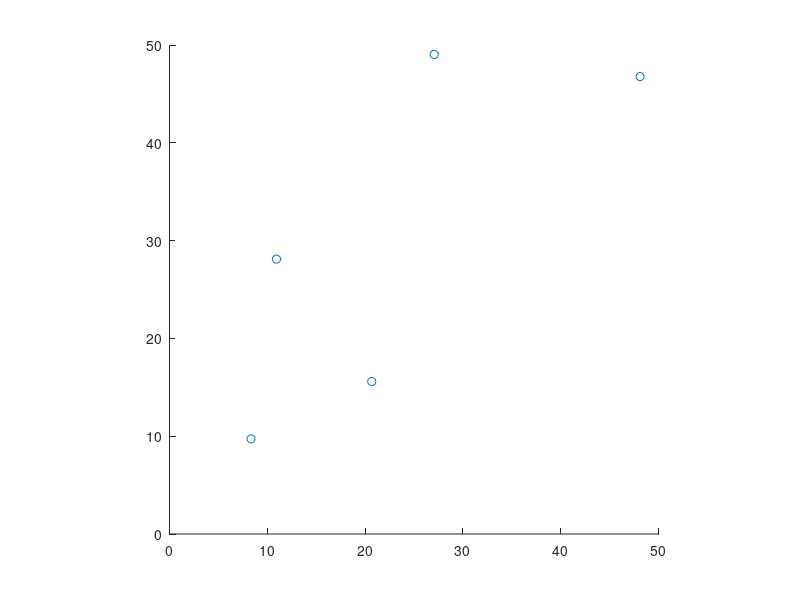

Recreate this plot in MATLAB. (Note: this script raises an error after producing the figure.)
clear; close all; clc;

n = 5; %nb agents
nb_steps = realmax;%4000; %nb of steps
dt = 1;
v = 1; %Speed: Step size of v*dt
square_size = 50; %Size of the square for rand uniform initalisation [0,square_size]x[0,square_size]
nb_trials = 1000; %Number of runs of the algorithms (nb of rand initialisations and then run the algo on it)

limited_range = nan; %limited range. Nan if none
%limited_range = 0.1; %limited range. Nan if none

compute_circle = true; %Computes the enclosing circle
early_stop_convergence = compute_circle & true; %Stop if we have converged in a circle of radius delta_blind

disp_realTime = false; %Shows real time progress
save_video = false; %Saves the video

save_conv_time_to_file = compute_circle & false; %Save the first time to convergence in txt file

%Memory of position or r display is not compatible with parfoor loop
nb_steps_mod_memory = 50; %We memorise the position of the agents on the convex hull every nb_steps_mod_memory steps (starting at 1)
memorise_pos_display = (nb_steps < realmax) & false; %Memorises the position of the agents on the convex hull ever nb_steps_mod_memory steps (for display purposes)
memorise_r_display = (nb_steps < realmax) & compute_circle & false; %Memorises the radius of the enclosing circle of the agents at every step (for display purposes)

FPS = 10; %Nb frames per second for saved video

%seed = 42;
%rng(seed); %Random seed


if save_conv_time_to_file
    fname_conv = ['res/conv_time/conv_time_n_',num2str(n),'_square_size_',num2str(square_size),'_nb_steps_',num2str(nb_steps),'_dt_',num2str(dt),'_v_',num2str(v),'.txt'];
    fileID = fopen(fname_conv,'a');
end


%%%%%%%%% %For parfor
t_conv = zeros(nb_trials,1);
%%%%%%%%%


for trial = 1:nb_trials %Compatible with memory of pos and r display
%parfor trial = 1:nb_trials %Not compatible with memory of pos and r display
    fprintf("Trial %d/%d...",trial,nb_trials);
    
    tic
    
    if save_video
        if isnan(limited_range)
            outputVideo = VideoWriter(['ants_randomHalfPlaneSensor_memoryNone_discrete_not_limited_n_',num2str(n),'_nb_steps_',num2str(nb_steps),'_dt_',num2str(dt),'_v_',num2str(v),'.avi']);
        else
            outputVideo = VideoWriter(['ants_randomHalfPlaneSensor_memoryNone_discrete_limited_range_',num2str(limited_range),'_n_',num2str(n),'_nb_steps_',num2str(nb_steps),'_dt_',num2str(dt),'_v_',num2str(v),'.avi']);
        end
        outputVideo.FrameRate = FPS;
        open(outputVideo)
    end
    
    p_0 = rand(2,n)*square_size; %Initial positions
    
    p = p_0;
    
    scatter(p(1,:),p(2,:));
    axis equal
    xlim([0,square_size])
    ylim([0,square_size])
    
    
    if memorise_pos_display
        nb_memories = floor(nb_steps/nb_steps_mod_memory)+1; %+1 to keep the initial one and after the n updates
        p_memories = cell(1,nb_memories+1);  
        for memory_idx = 1:nb_memories
            p_memories{memory_idx} = nan(2,n);
        end
        p_memories{1} = p;
    end
    
    if memorise_r_display
        r_memories_all = nan(1,nb_steps+1); %+1 since we want the initial r and after the the nb_steps updates of r (thus nb_steps+1)
        [~,~,r] = SmallestEnclosingCircle(p(1,:),p(2,:));
        r_memories_all(1) = r;
    end
    
    
    for step = 1:nb_steps
        %fprintf("step = %d\n",step);
        %if mod(step,100) ==0
        %    fprintf("\t step = %d\n",step);
        %end
        alpha = rand(1,n)*2*pi; %Random direction: the opposite of the movement
        
        p_next = p;
        for i = 1:n
            dir_i = p(:,i) - [p(:,1:i-1),p(:,i+1:end)]; %Vectors to other agents
            dists_i = sqrt(sum(dir_i.^2,1)); %Distances to other agents
            u_i = dir_i./dists_i; %Unit vectors to other agents
            
            u_alpha = [cos(alpha(i));sin(alpha(i))]; %Opposite of potential speed vector of agent i
            v_i = -u_alpha*v;
            
            scal_i = sum(u_alpha.*u_i,1); %Scalar products of u_alpha and u_i
            
            visible_i = [];
            if isnan(limited_range) %No limit to range
                visible_i = scal_i <= 0;
            elseif limited_range>0 %Finite limit to range
                visible_i = scal_i <= 0 & dists_i <= limited_range;
            else
                error("The parameter range should be either nan or strictly positive");
            end
            
            if sum(visible_i) > 0 %If there is one point that is visible then we don't do anything
                v_i = [0;0];
            end
            
            p_next(:,i) = p(:,i) + v_i*dt;
        end
        
        p = p_next;
        
        
        if compute_circle
            [x_c,y_c,r] = SmallestEnclosingCircle(p(1,:),p(2,:));
        end
        
        if disp_realTime
            scatter(p(1,:),p(2,:));
            axis equal
            
            if compute_circle
                hold on
                viscircles([x_c,y_c],r,'Color','r');
                plot(x_c,y_c,'r+')
                hold off
            end
            
            xlim([0,square_size])
            ylim([0,square_size])
            drawnow
        end
        
        
        if memorise_pos_display && mod(step-1,nb_steps_mod_memory) == 0 %Time to take a screenshot of convex hull, there has been step-1 updates in this screenshot
            p_memories{1+1+(step-1)/nb_steps_mod_memory} = p; %Extra +1 since the first value is for the initial condition (the second +1 since indexing starts at 1)
        end
        
        if memorise_r_display
            r_memories_all(step+1) = r; %Extra +1 since the first value is for the initialisation
        end
        
        if save_video
            F = getframe(gcf);
            [X, Map] = frame2im(F);
            writeVideo(outputVideo,X);
        end
        
        if early_stop_convergence
            if r<=v*dt
                if save_conv_time_to_file
                    %fprintf(fileID, '%d\n', step); %Not great for parfor
                    t_conv(trial) = step;           %Suitable for parfor
                end
                break
            end
        end
    end
    

    
    
    scatter(p(1,:),p(2,:));
    axis equal
    xlim([0,square_size])
    ylim([0,square_size])
    if compute_circle
        hold on
        viscircles([x_c,y_c],r,'Color','r');
        plot(x_c,y_c,'r+')
        hold off
    end
    
    if save_video
        close(outputVideo);
    end
    
    time = toc;
    fprintf(" %.2fs\n",time);
end


if memorise_pos_display
    hFig = figure; 
    if memorise_r_display
        set(hFig,'Position',[100,100,770,420])
        subplot(1,3,2:3)
    end
    hold on
    plot(p_0(1,:),p_0(2,:),'kx');
    for memory_idx = 1:nb_memories
        p_memory = p_memories{memory_idx};
        if sum(isnan(p_memory))>0
            break %We stopped the loop before the max number of iterations, thus we do not have a screenshot, no need to continue
        else
            conv_hull_ind = convhull(p_memory(1,:),p_memory(2,:));
            plot(p_memories{memory_idx}(1,conv_hull_ind),p_memories{memory_idx}(2,conv_hull_ind),'b:o')
        end
    end
    axis equal    
    xlim([0,square_size])
    ylim([0,square_size])
    title('Ants'' dynamics')
end

if memorise_r_display
    if memorise_pos_display
        subplot(1,3,1)
        hold on
    else
        figure; hold on
    end
    if sum(isnan(r_memories_all)) > 0
        r_mem_idx_nan = find(isnan(r_memories_all),1); %First index of nan
        plot(0:r_mem_idx_nan-1-1,r_memories_all(1:r_mem_idx_nan-1),'-o','MarkerSize',1);
        plot(0:r_mem_idx_nan-1-1,ones(1,r_mem_idx_nan-1),'r--')
        plot(0:r_mem_idx_nan-1-1,2*ones(1,r_mem_idx_nan-1),'k-')
    else
        plot(0:nb_steps,r_memories_all,'-o','MarkerSize',1)
        plot(0:nb_steps,ones(1,nb_steps+1),'r--')
        plot(0:nb_steps,2*ones(1,nb_steps+1),'k-')
    end
    set(gca, 'YTick', unique([1, get(gca, 'YTick')]));
    set(gca, 'YTick', unique([2, get(gca, 'YTick')]));
    %legend('Radius','Level 1', 'Level 2')
    title('Enclosing circle radius')
end

if memorise_pos_display && memorise_r_display
    saveas(gcf,['res/evolution/discrete_n_',num2str(n),'_square_size_',num2str(square_size),'_steps_',num2str(nb_steps),'_dt_',num2str(dt),'_v_',num2str(v),'_seed_',num2str(seed)],'fig')
    saveas(gcf,['res/evolution/discrete_n_',num2str(n),'_square_size_',num2str(square_size),'_steps_',num2str(nb_steps),'_dt_',num2str(dt),'_v_',num2str(v),'_seed_',num2str(seed)],'epsc')
end



if save_conv_time_to_file
    for i=1:nb_trials
        fprintf(fileID, '%d\n', t_conv(i));
    end
end




if save_conv_time_to_file
   fclose(fileID);
end
